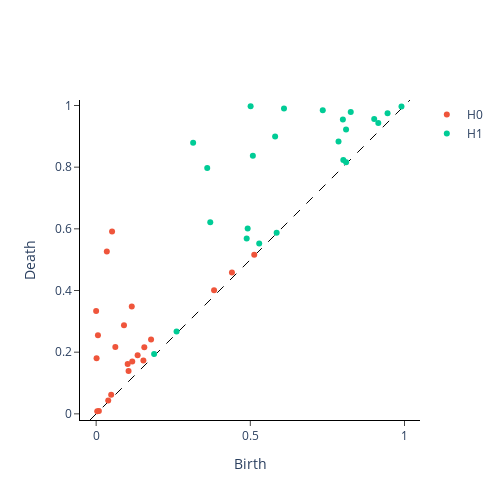

Notebook code for this chart:
### Code cell
from gtda.homology import CubicalPersistence
CR = CubicalPersistence(n_jobs=-1)
PtCloudPers1 = CR.fit_transform(prt)
CR.plot(PtCloudPers1,0)
